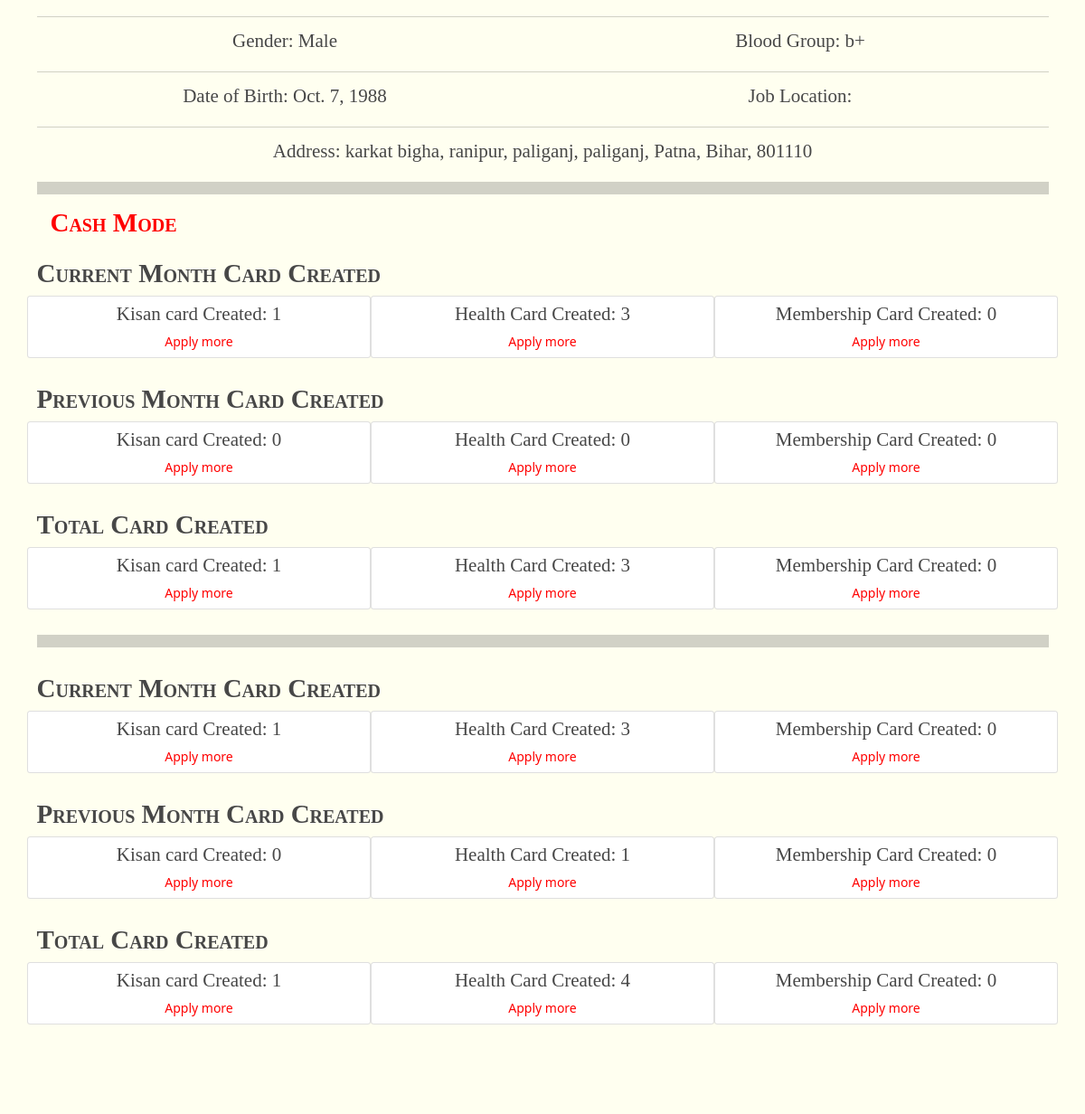
/profile (signed in, middle part), run on an earlier commit of the app's database.
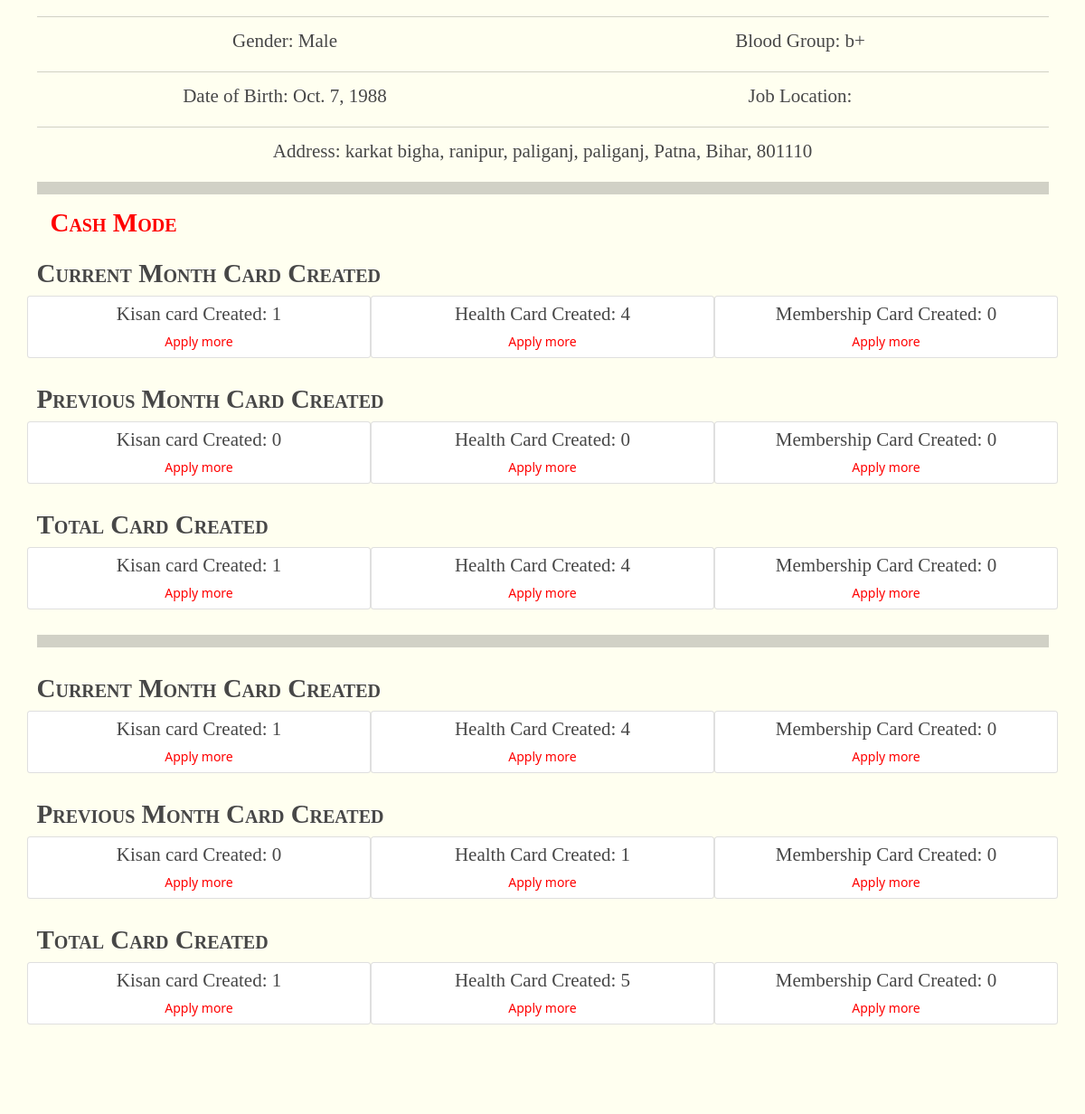
And on a later commit of the database.
### EmployeeProfile/models.py (models this page shows, shortened)
class EmployeeProfile(models.Model):
    emmloyeeid = models.CharField(max_length=14, default="", unique=True,)
    email = models.CharField(max_length=100, unique=True,)
    user = models.OneToOneField(
        User, on_delete=models.CASCADE, related_name='profile')
    name = models.CharField(max_length=50, unique=False)
    phone_number = models.CharField(
        max_length=10, unique=True, null=False, blank=False)
    GENDER_CHOICES = (
        ('Male', 'Male'),
        ('Female', 'Female'),
    )
    gender = models.CharField(max_length=6, choices=GENDER_CHOICES)
    JOB_CHOICES = (
        ('DISTRICT DEVELOPMENT MANAGER', 'DISTRICT DEVELOPMENT MANAGER'),
        ('BLOCK DEVELOPMENT MANAGER', 'BLOCK DEVELOPMENT MANAGER'),
        ('FIELD EXECUTIVE', 'FIELD EXECUTIVE'),
        ('AGRICULTURAL ADVISOR', 'AGRICULTURAL ADVISOR'),
        ('COMPUTER TRAINER', 'COMPUTER TRAINER'),
        ('BEAUTICIAN', 'BEAUTICIAN'),
        ('TAILORING', 'TAILORING'),
        ('Office Boy/Peon', 'Office Boy/Peon'),
        ('Banking Trainer', 'Banking Trainer'),
        ('Regional Manager', 'Regional Manager'),
        ('Accountant/Cashier', 'Accountant/Cashier'),
        ('Receptionist', 'Receptionist'),
        ('Vendor', 'Vendor'),
    )
    designation = models.CharField(max_length=32, choices=JOB_CHOICES)
    job_location = models.CharField(max_length=100, default="", blank=True)
    bloodgroup = models.CharField(max_length=10, default="")
    dob = models.DateField()
    can_accept_cash = models.BooleanField(default=False)
    Address = models.CharField(max_length=500, default="")
    image = models.ImageField(upload_to="Employee", blank=True, null=True)
    total_health_card_created = models.IntegerField(default=0)
    total_kisan_card_created = models.IntegerField(default=0)
    total_membership_card_created = models.IntegerField(default=0)
    current_month_health_card_created = models.IntegerField(default=0)
    current_month_kisan_card_created = models.IntegerField(default=0)
    current_month_membership_card_created = models.IntegerField(default=0)
    previous_month_health_card_created = models.IntegerField(default=0)
    previous_month_kisan_card_created = models.IntegerField(default=0)
    previous_month_membership_card_created = models.IntegerField(default=0)
    cash_mode_total_health_card_created = models.IntegerField(default=0)
    cash_mode_total_kisan_card_created = models.IntegerField(default=0)
    cash_mode_total_membership_card_created = models.IntegerField(default=0)
    cash_mode_current_month_health_card_created = models.IntegerField(default=0)
    cash_mode_current_month_kisan_card_created = models.IntegerField(default=0)
    cash_mode_current_month_membership_card_created = models.IntegerField(default=0)
    cash_mode_previous_month_health_card_created = models.IntegerField(default=0)
    cash_mode_previous_month_kisan_card_created = models.IntegerField(default=0)
    cash_mode_previous_month_membership_card_created = models.IntegerField(default=0)
    class Meta:
        db_table = "profile"
        verbose_name_plural = "Employee Profiles"

### ifheplapp/views.py (the view)
# urls.py: path('profile', views.profile, name="profile"),
@login_required(login_url='/login')
def profile(request):
    profile = EmployeeProfile.objects.filter(user=request.user)
    return render(request, "profile.html", {"profile": profile})

### ifheplapp/templates/profile.html (shortened to what the changed rows need)
{% extends 'extends/base.html' %}
{% block body %}
<div class="row1" style="background-color: rgb(255, 255, 240);">
  <div class="container">
    <div class="my-2">
      {% for prof in profile %}
      <hr>
      <div class="row">
        <div class="col-md-6 text-center">
          <h4>Gender: {{prof.gender}}</h4>
        </div>
        <div class="col-md-6 text-center">
          <h4>Blood Group: {{prof.bloodgroup}}</h4>
        </div>
      </div>
      <hr>
      <div class="row">
        <div class="col-md-6 text-center">
          <h4>Date of Birth: {{prof.dob}}</h4>
        </div>
        <div class="col-md-6 text-center">
          <h4>Job Location: {{prof.job_location}}</h4>
        </div>
      </div>
      <hr>
      <div class="row">
        <div class="col-md text-center">
          <h4>Address: {{prof.Address}}</h4>
        </div>
      </div>
      <hr class="py-2">
      <h3 style="color: red !important;" class="logoname text-center">Cash Mode</h3>
      <div class="row py-3">
        <h3 class="logoname">Current Month Card Created</h3>
        <div class="col-md-4 text-center card py-2">
          <h4>Kisan card Created: {{prof.cash_mode_current_month_kisan_card_created}}</h4>
          <a style="color: red;" href="/card/Kisan-Card/apply">Apply more</a>
        </div>
        <div class="col-md-4 text-center card py-2">
          <h4>Health Card Created: {{prof.cash_mode_current_month_health_card_created}}</h4>
          <a style="color: red;" href="/card/Health-Card/apply">Apply more</a>
        </div>
        <div class="col-md-4 text-center card py-2">
          <h4>Membership Card Created: {{prof.cash_mode_current_month_membership_card_created}}</h4>
          <a style="color: red;" href="/membership">Apply more</a>
        </div>
      </div>
      <div class="row py-3">
        <h3 class="logoname">Previous Month Card Created</h3>
        <div class="col-md-4 text-center card py-2">
          <h4>Kisan card Created: {{prof.cash_mode_previous_month_kisan_card_created}}</h4>
          <a style="color: red;" href="/card/Kisan-Card/apply">Apply more</a>
        </div>
        <div class="col-md-4 text-center card py-2">
          <h4>Health Card Created: {{prof.cash_mode_previous_month_health_card_created}}</h4>
          <a style="color: red;" href="/card/Health-Card/apply">Apply more</a>
        </div>
        <div class="col-md-4 text-center card py-2">
          <h4>Membership Card Created: {{prof.cash_mode_previous_month_membership_card_created}}</h4>
          <a style="color: red;" href="/membership">Apply more</a>
        </div>
      </div>
      <div class="row py-3">
        <h3 class="logoname">Total Card Created</h3>
        <div class="col-md-4 text-center card py-2">
          <h4>Kisan card Created: {{prof.cash_mode_total_kisan_card_created}}</h4>
          <a style="color: red;" href="/card/Kisan-Card/apply">Apply more</a>
        </div>
        <div class="col-md-4 text-center card py-2">
          <h4>Health Card Created: {{prof.cash_mode_total_health_card_created}}</h4>
          <a style="color: red;" href="/card/Health-Card/apply">Apply more</a>
        </div>
        <div class="col-md-4 text-center card py-2">
          <h4>Membership Card Created: {{prof.cash_mode_total_membership_card_created}}</h4>
          <a style="color: red;" href="/membership">Apply more</a>
        </div>
      </div>
      <hr class="py-2">
      <div class="row py-3">
        <h3 class="logoname">Current Month Card Created</h3>
        <div class="col-md-4 text-center card py-2">
          <h4>Kisan card Created: {{prof.current_month_kisan_card_created}}</h4>
          <a style="color: red;" href="/card/Kisan-Card/apply">Apply more</a>
        </div>
        <div class="col-md-4 text-center card py-2">
          <h4>Health Card Created: {{prof.current_month_health_card_created}}</h4>
          <a style="color: red;" href="/card/Health-Card/apply">Apply more</a>
        </div>
        <div class="col-md-4 text-center card py-2">
          <h4>Membership Card Created: {{prof.current_month_membership_card_created}}</h4>
          <a style="color: red;" href="/membership">Apply more</a>
        </div>
      </div>
      <div class="row py-3">
        <h3 class="logoname">Previous Month Card Created</h3>
        <div class="col-md-4 text-center card py-2">
          <h4>Kisan card Created: {{prof.previous_month_kisan_card_created}}</h4>
          <a style="color: red;" href="/card/Kisan-Card/apply">Apply more</a>
        </div>
        <div class="col-md-4 text-center card py-2">
          <h4>Health Card Created: {{prof.previous_month_health_card_created}}</h4>
          <a style="color: red;" href="/card/Health-Card/apply">Apply more</a>
        </div>
        <div class="col-md-4 text-center card py-2">
          <h4>Membership Card Created: {{prof.previous_month_membership_card_created}}</h4>
          <a style="color: red;" href="/membership">Apply more</a>
        </div>
      </div>
      <div class="row py-3">
        <h3 class="logoname">Total Card Created</h3>
        <div class="col-md-4 text-center card py-2">
          <h4>Kisan card Created: {{prof.total_kisan_card_created}}</h4>
          <a style="color: red;" href="/card/Kisan-Card/apply">Apply more</a>
        </div>
        <div class="col-md-4 text-center card py-2">
          <h4>Health Card Created: {{prof.total_health_card_created}}</h4>
          <a style="color: red;" href="/card/Health-Card/apply">Apply more</a>
        </div>
        <div class="col-md-4 text-center card py-2">
          <h4>Membership Card Created: {{prof.total_membership_card_created}}</h4>
          <a style="color: red;" href="/membership">Apply more</a>
        </div>
      </div>
      {% endfor %}
    </div>
  </div>
</div>
{% endblock body %}

What changed in the data, as far as the page shows it:
changed EmployeeProfile "Male": cash_mode_current_month_health_card_created "3" → "4"; cash_mode_total_health_card_created "3" → "4"; current_month_health_card_created "3" → "4"; total_health_card_created "4" → "5"
